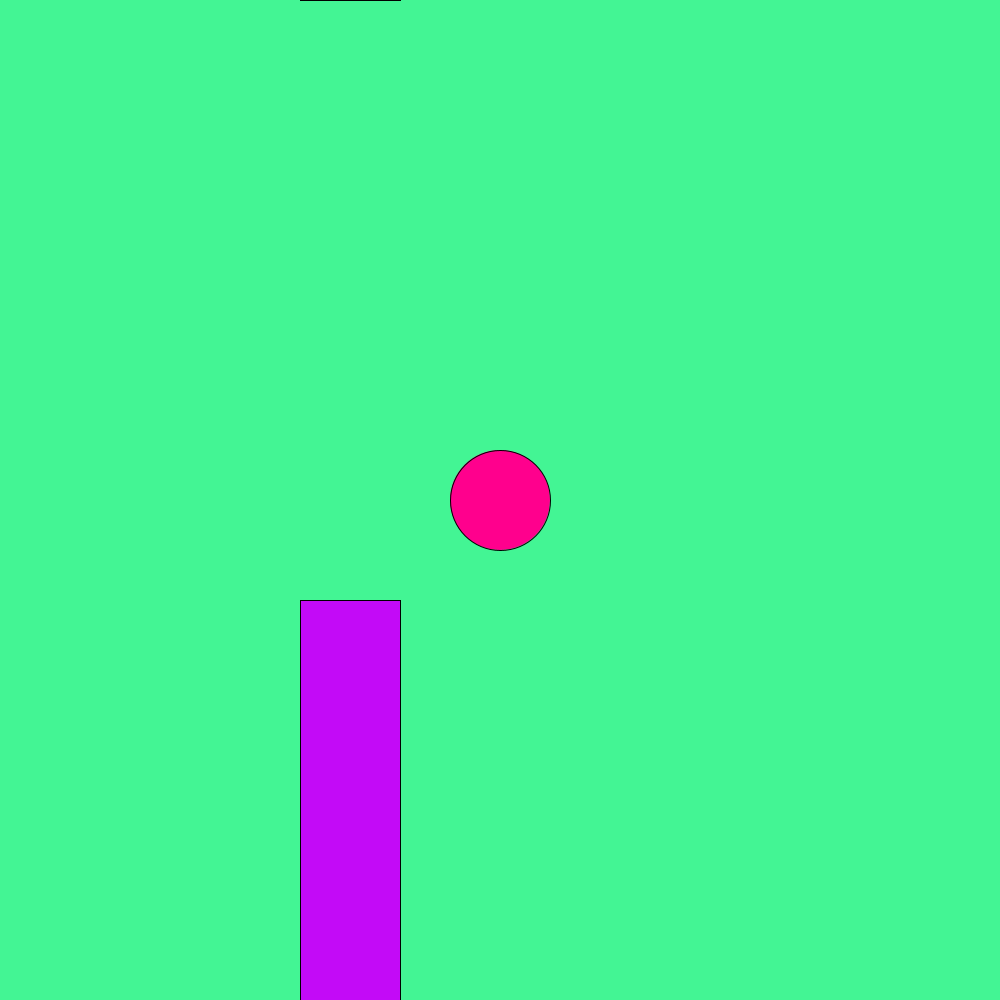
Frame 1 (no input)
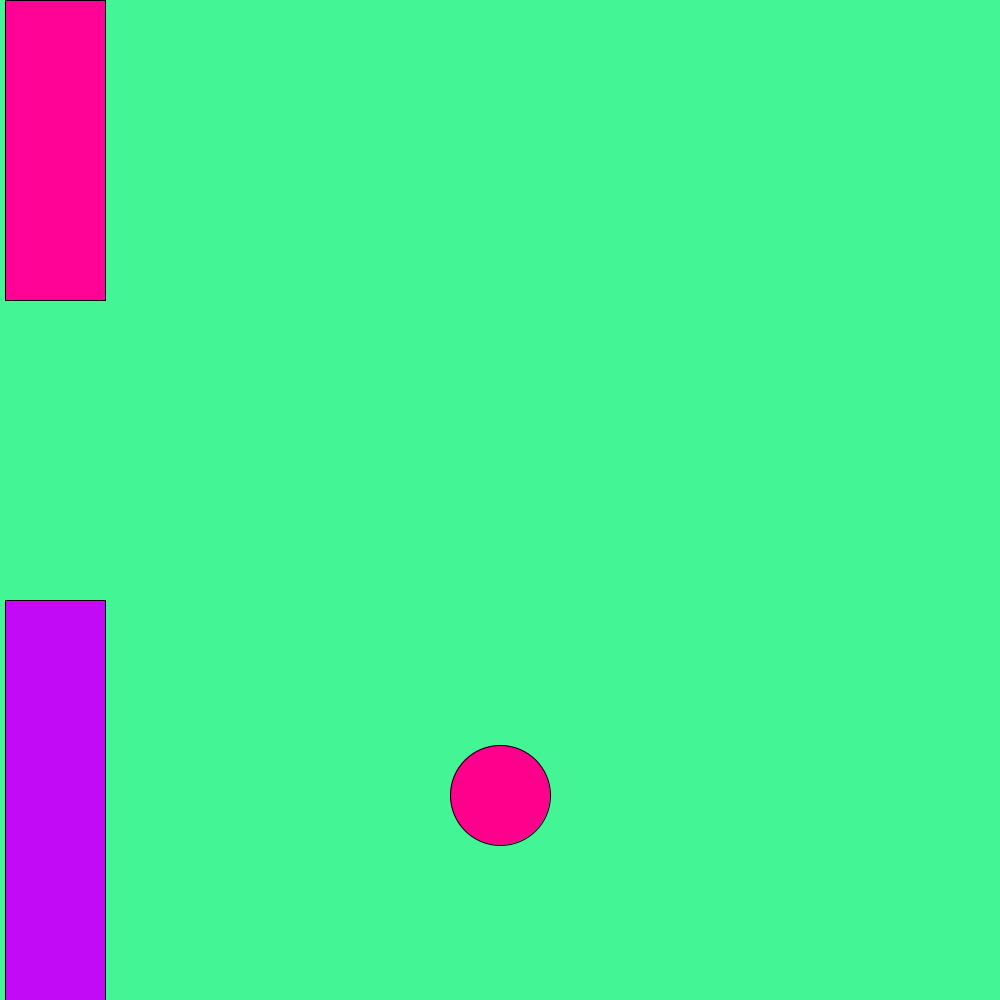
Frame 60 (the mouse pressed at the canvas centre just before this capture)
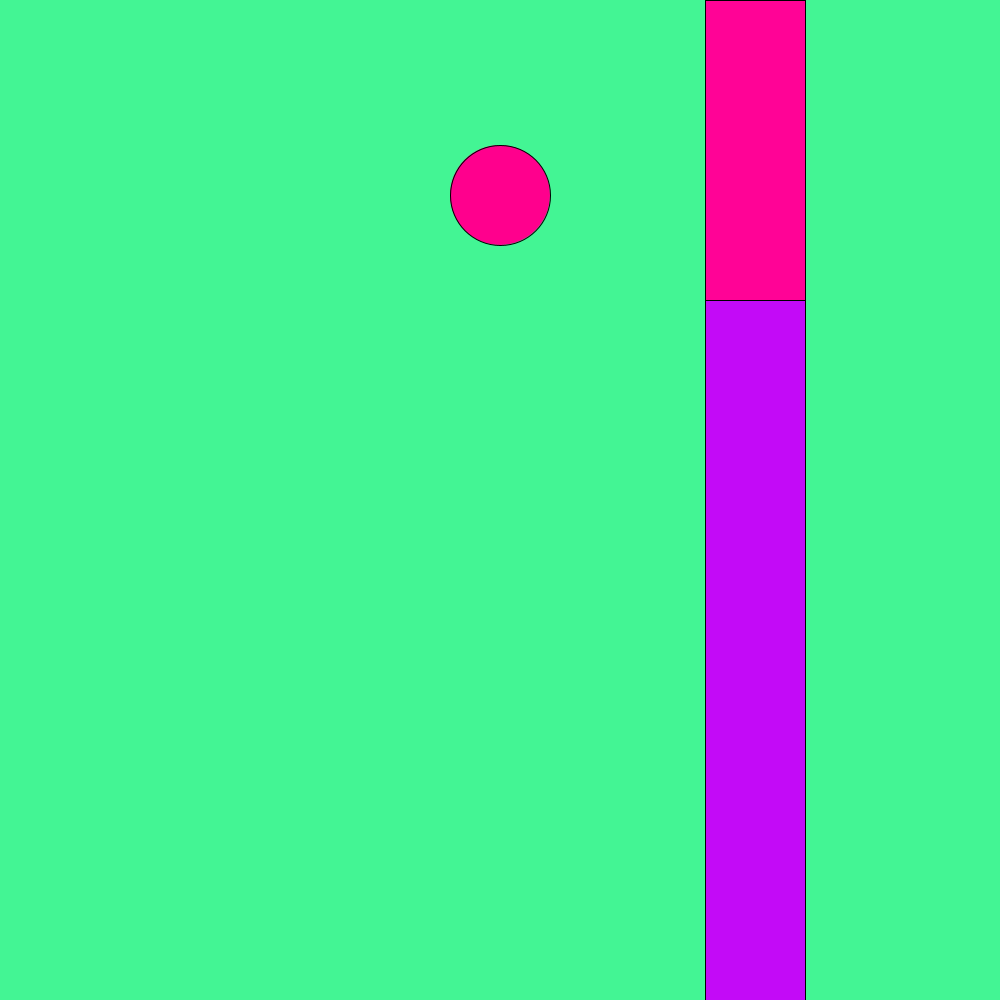
Frame 120 (the mouse held since frame 60 and released just before this capture)

The Processing sketch that drew these frames (run headless with seeded random() and noise(); from frame 60 on, the mouse is pressed at the canvas centre):

// Processing sketch: flappyBird
// ── flappyBird.pde
void setup(){
 size(1000,1000); 
}
int x=500;
int y=500;
double birdYVelocity = 5;
double gravity =0.5;
int pipeXposition=300;
int pipeYposition=600; 
int pipe2=300;
int pipe1=600;
int gap=200;
int pipe1height=500;
int pipe2height;
//int pipeXpositiontwo=300;
//int pipeYpositiontwo=600; 

 void draw(){
  background(67,245,148);
  fill(255,0,141);
ellipse(x,y,100,100);
//x+=6;
y+=birdYVelocity;
y+=gravity;
fill(195,10,247);
rect(pipeXposition,pipeYposition,100,1000);
fill(255,3,150);

rect(pipeXposition,0,100,pipe2height);
pipe2height=height-gap-pipe1height;
//fill(15,250,189);
//rect(100,400,100,700);
pipeXposition-=5;

if(pipeXposition<=0){
  int random=(int) random(100,400);
 pipeXposition=width; 
 pipeYposition=random;

}
 if(intersects(x,y,pipeXposition,pipeYposition,100)){
   exit();
 }
 

if(mousePressed){
  mousePressed();
  
}

}
void mousePressed(){
 y-=birdYVelocity;
 double gravity=10;
 y-=gravity;
 
}
boolean intersects(int birdX, int birdY, int paddleX, int paddleY, int paddleLength) {
if (birdY > paddleY - 4 && birdX > paddleX && birdX < paddleX + paddleLength)
return true;
else 
return false;
}
